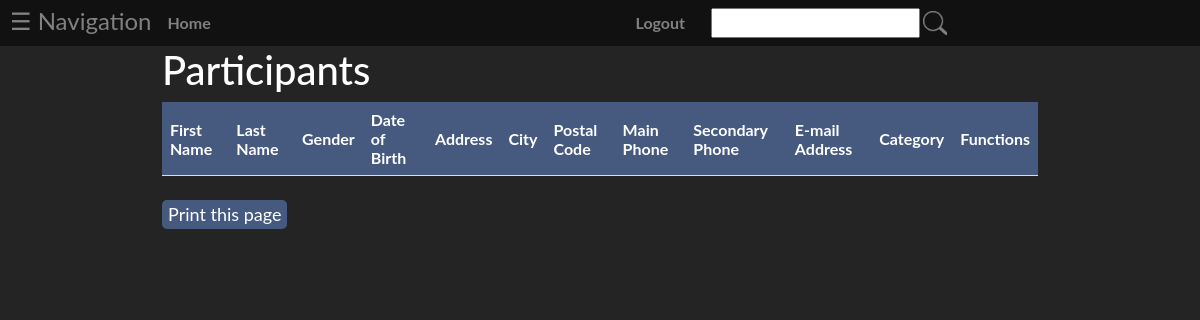
Before: /Participant/index with the older database file.
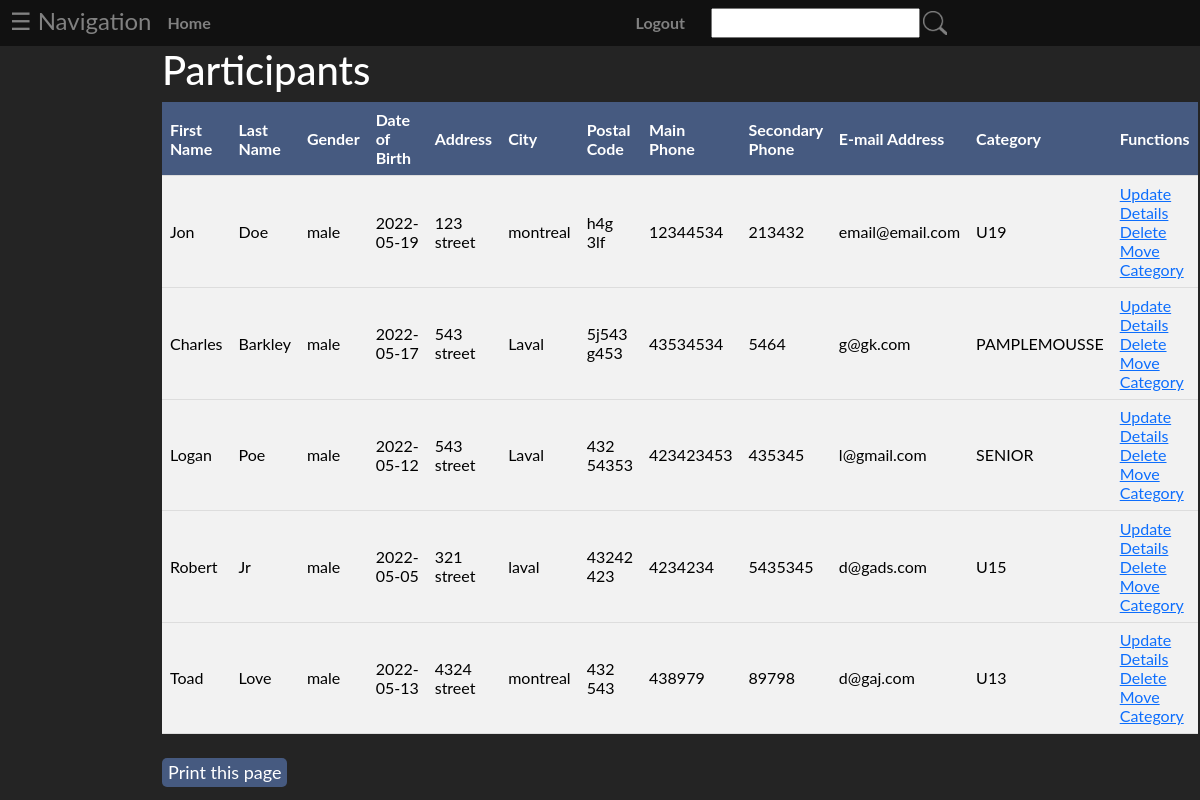
After: the same page with the newer database file.
### tables this page shows
CREATE TABLE `participant` (
  `participant_id` int(11) NOT NULL,
  `customer_id` int(11) NOT NULL,
  `first_name` varchar(25) NOT NULL,
  `last_name` varchar(25) NOT NULL,
  `gender` varchar(25) NOT NULL,
  `dob` date NOT NULL,
  `address` varchar(25) NOT NULL,
  `city` varchar(25) NOT NULL,
  `postal_code` varchar(25) NOT NULL,
  `main_phone` varchar(25) NOT NULL,
  `secondary_phone` varchar(25) NOT NULL,
  `email` varchar(25) NOT NULL,
  `occupation` varchar(25) NOT NULL,
  `heard_from` varchar(25) NOT NULL,
  `years_of_practice` int(11) NOT NULL,
  `medical_insurance_number` varchar(25) NOT NULL,
  `exp_date` date NOT NULL,
  `emer_contact` varchar(25) NOT NULL,
  `relation_to_player` varchar(25) NOT NULL,
  `emer_phone` varchar(25) NOT NULL,
  `allergies` varchar(25) NOT NULL,
  `med_history` varchar(25) NOT NULL,
  `epipen` tinyint(1) NOT NULL,
  `meds` varchar(25) NOT NULL,
  `spec_needs` varchar(25) NOT NULL,
  `promotion` tinyint(1) NOT NULL,
  `transport` tinyint(1) NOT NULL,
  `volunteer` tinyint(1) NOT NULL,
  `family` tinyint(1) NOT NULL,
  `equip_needs` varchar(25) NOT NULL,
  `notes` text NOT NULL
);

CREATE TABLE `category` (
  `participant_id` int(11) NOT NULL,
  `category` varchar(25) NOT NULL,
  `schedule` varchar(50) NOT NULL,
  `practices_per_week` int(11) NOT NULL
);

### app/core/App.php (called while the page is built, shortened)
<?php
	class App{
		private $method = 'index';
		public function __construct(){
			$url = self::parseUrl();
			if(isset($url[0])){
				unset($url[0]);
			}
			$this->controller = new $this->controller;
			if(isset($url[1])){
				if(method_exists($this->controller, $url[1])){
					$this->method = $url[1];
				}
				unset($url[1]);
			}
			$this->params = $url ? array_values($url) : [];
			call_user_func_array([$this->controller, $this->method], $this->params);
		}
		private static function parseUrl(){
			if(isset($_GET['url'])){
				return explode('/',
					filter_var(
						rtrim($_GET['url'], '/'),
						FILTER_SANITIZE_URL)
				);
			}
		}
	}

### index.php (called while the page is built, shortened)
<?php
	new \app\core\App();

### app/models/Participant.php (called while the page is built, shortened)
<?php
class Participant extends \app\core\Model{
	function getAll() {
		$SQL = 'SELECT * FROM participant';
		$STMT = self::$_connection->prepare($SQL);
		$STMT->execute();
		$STMT->setFetchMode(\PDO::FETCH_CLASS, "app\models\Participant");
		return $STMT->fetchAll();
	}
}

### app/core/DBConnection.php (called while the page is built, shortened)
<?php
class DBConnection{
	static $connection = null;
	private function __construct(){
		if(self::$connection == null){
			$host = 'localhost';
			$DBname = 'sysdevproject';
			$user = 'root';
			$password = '';
			self::$connection = new \PDO("mysql:host=$host;dbname=$DBname", $user, $password);
		}
}
	public static function getInstance(){
		return self::$connection;
	}
}

### app/models/Category.php (called while the page is built, shortened)
<?php
class Category extends \app\core\Model {
	function get($participant_id) {
		$SQL = 'SELECT * FROM category JOIN participant ON category.participant_id = participant.participant_id WHERE category.participant_id = :participant_id';
		$STMT = self::$_connection->prepare($SQL);
		$STMT->execute(['participant_id'=>$participant_id]);
		$STMT->setFetchMode(\PDO::FETCH_CLASS, "app\models\Category");
		return $STMT->fetch();
	}
}

### app/views/Participant/index.php (the view, shortened to what this page needs)
<html>
<head>
	<link href="https://cdn.jsdelivr.net/npm/bootstrap@5.1.3/dist/css/bootstrap.min.css" rel="stylesheet">
	<link rel="stylesheet" type="text/css" href="/app/styles/general.css">
	<link rel="stylesheet" type="text/css" href="/app/styles/tables.css">
</head>
<form action="" method="Post">
<body>
	<div class='container'>
		<h1>Participants</h1>
		<table>
			<tr>
				<th>First Name</th> <th>Last Name</th> <th>Gender</th> <th>Date of Birth</th> <th>Address</th> <th>City</th>
				<th>Postal Code</th> <th>Main Phone</th> <th>Secondary Phone</th> <th>E-mail Address</th> <th>Category</th> <th>Functions</th>
			</tr>
			<?php
				$category = new \app\models\Category();
				foreach ($data as $participant) {
					$category = $category->get($participant->participant_id);
					echo "<tr class='data'>
						<td>$participant->first_name</td>
						<td>$participant->last_name</td>
						<td>$participant->gender</td>
						<td>$participant->dob</td>
						<td>$participant->address</td>
						<td>$participant->city</td>
						<td>$participant->postal_code</td>
						<td>$participant->main_phone</td>
						<td>$participant->secondary_phone</td>
						<td>$participant->email</td>
						<td>".$category->category."</td>
						<td>
							<a href='/Participant/update/$participant->participant_id'>" . "Update" . "</a>
							<a href='/Participant/details/$participant->participant_id'>" . "Details" . "</a>
							<a href='/Participant/delete/$participant->participant_id'>" . "Delete" . "</a> <br>
							<a href='/Participant/updateCategory/$category->participant_id'>" . _("Move Category") .  "</a>
						</td>
					<tr>";
				}
			?>
		</table>
		<br>
		<button class="print" onClick="window.print()">Print this page</button>
	</div>
</body>
</html>

Changed rows visible on the page:
added participant: first_name "Jon", last_name "Doe", gender "male", dob "2022-05-19", address "123 street", city "montreal", postal_code "h4g 3lf", main_phone "12344534", secondary_phone "213432", email "email@email.com", category.category "U19"
added participant: first_name "Charles", last_name "Barkley", gender "male", dob "2022-05-17", address "543 street", city "Laval", postal_code "5j543 g453", main_phone "43534534", secondary_phone "5464", email "g@gk.com", category.category "PAMPLEMOUSSE"
added participant: first_name "Logan", last_name "Poe", gender "male", dob "2022-05-12", address "543 street", city "Laval", postal_code "432 54353", main_phone "423423453", secondary_phone "435345", email "l@gmail.com", category.category "SENIOR"
added participant: first_name "Robert", last_name "Jr", gender "male", dob "2022-05-05", address "321 street", city "laval", postal_code "43242 423", main_phone "4234234", secondary_phone "5435345", email "d@gads.com", category.category "U15"
added participant: first_name "Toad", last_name "Love", gender "male", dob "2022-05-13", address "4324 street", city "montreal", postal_code "432 543", main_phone "438979", secondary_phone "89798", email "d@gaj.com", category.category "U13"
